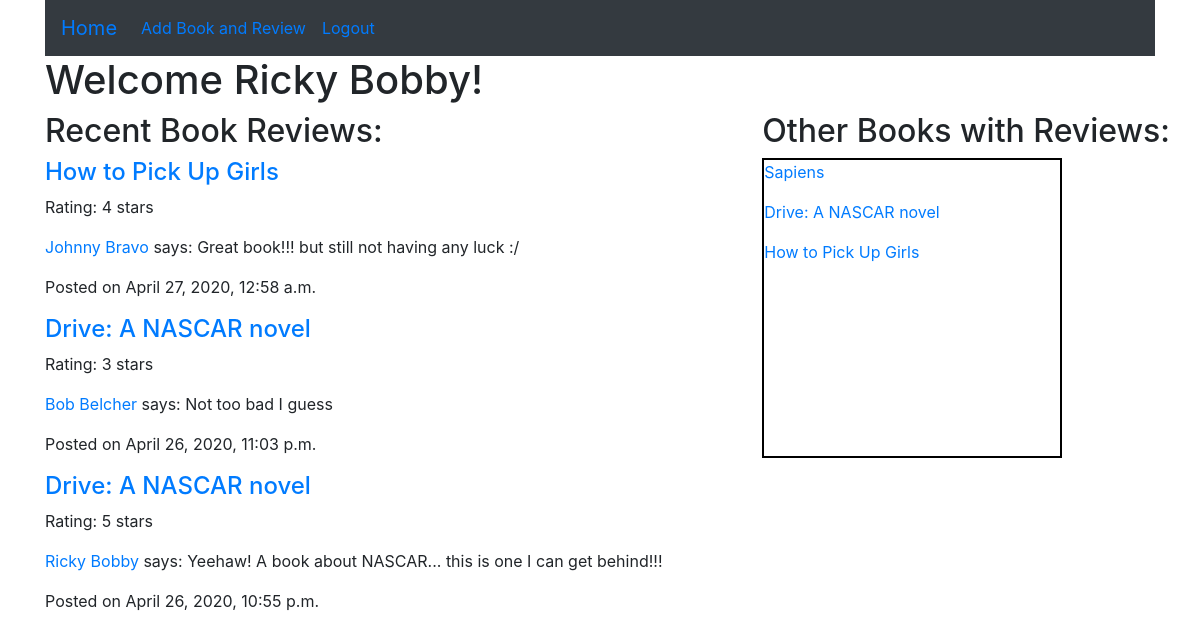
Page /books (signed in) on the committed database.
### dojoReadsApp/models.py (models this page shows)
class User(models.Model):
    name = models.CharField(max_length=255)
    alias = models.CharField(max_length=255)
    email = models.CharField(max_length=255)
    password = models.CharField(max_length=255, null = True)
    created_at = models.DateTimeField(auto_now_add=True)
    updated_at = models.DateTimeField(auto_now=True)
    objects = userManager()

class Review(models.Model):
    review = models.TextField()
    rating = models.IntegerField()
    user = models.ForeignKey(User, related_name="reviews", on_delete = models.CASCADE)
    book = models.ForeignKey(Book, related_name="reviews", on_delete = models.CASCADE)
    created_at = models.DateTimeField(auto_now_add=True)
    updated_at = models.DateTimeField(auto_now=True)

class Book(models.Model):
    title = models.CharField(max_length=255)
    author = models.CharField(max_length=255)
    created_at = models.DateTimeField(auto_now_add=True)
    updated_at = models.DateTimeField(auto_now=True)

### dojoReadsApp/views.py (the view)
# urls.py: path('books', views.books),
def books(request):
    if 'userID' in request.session:
        context = {
            'name' : User.objects.get(id=request.session['userID']).name,
            'books' : Book.objects.all(),
            'recentReviews' : Review.objects.all().order_by('-id')[:3],
        }
        return render(request, 'books.html', context)
    return redirect ('/')

### dojoReadsApp/templates/books.html (shortened to what this page needs)
<!DOCTYPE html>
<html lang="en">
<head>
    <link rel="stylesheet" href="https://stackpath.bootstrapcdn.com/bootstrap/4.3.1/css/bootstrap.min.css">
</head>
<body>
    <div class="container">
        <div class="navbar navbar-expand bg-dark">
            <ul class="navbar-nav">
                <li class="nav-item active">
                    <a class="navbar-brand" href="/books">Home</a>
                </li>
                <li class="nav-item">
                    <a class="nav-link active" href="/books/add">Add Book and Review</a>
                </li>
                <li class="nav-item">
                    <a class="nav-link active" href="/logout">Logout</a>
                </li>
            </ul>
        </div>
        <h1>Welcome {{ name }}!</h1>
        <div class="row">
            <div class="col">
                <h2>Recent Book Reviews:</h2>
                {% for review in recentReviews %}
                    <div>
                        <h4><a href="/books/{{review.book.id}}">{{review.book.title}}</a></h4>
                        <p>Rating: {{review.rating}} stars</p>
                        <p><a href="/users/{{review.user.id}}">{{review.user.name}}</a> says: {{review.review}}</p>
                        <p>Posted on {{review.created_at}}</p>
                    </div>
                {% endfor %}
            </div>
            <div>
                <h2>Other Books with Reviews:</h2>
                <div class="otherBooks">
                    {% for book in books %}
                        <p><a href="/books/{{book.id}}">{{book.title}}</a></p>
                    {% endfor %}
                </div>
            </div>
        </div>
    </div>
</body>
</html>

### dojoReadsApp/templates/books.html (style rules this page uses)
.otherBooks { height: 300px; width: 300px; overflow: auto; border: solid black 2px; }

### rows in the picture
User: name "Ricky Bobby"
Review: book "How to Pick Up Girls", rating "4", user.name "Johnny Bravo", review "Great book!!! but still not having any luck :/", created_at "April 27, 2020, 12:58 a.m."
Review: book "Drive: A NASCAR novel", rating "3", user.name "Bob Belcher", review "Not too bad I guess", created_at "April 26, 2020, 11:03 p.m."
Review: book "Drive: A NASCAR novel", rating "5", user.name "Ricky Bobby", review "Yeehaw! A book about NASCAR... this is one I can get behind!!!", created_at "April 26, 2020, 10:55 p.m."
Book: title "Sapiens"
Book: title "Drive: A NASCAR novel"
Book: title "How to Pick Up Girls"
